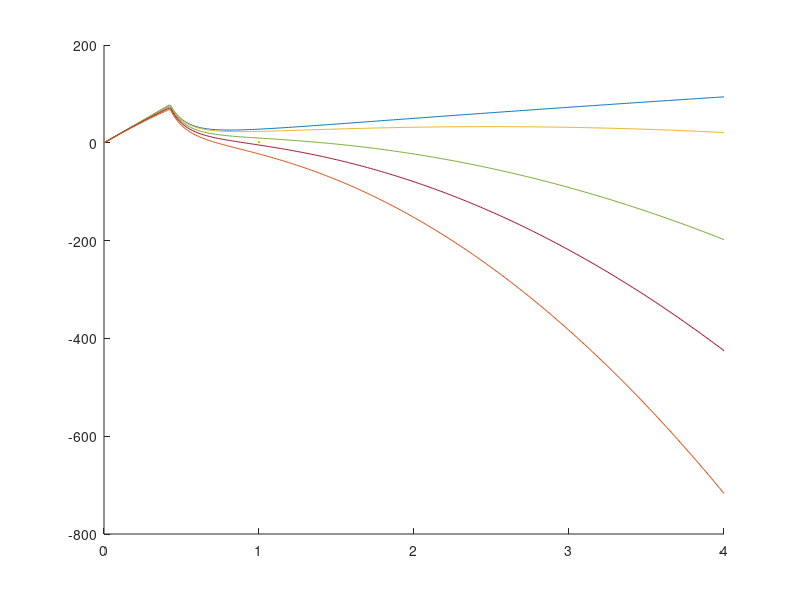

MATLAB code to generate this figure: (Note: this script raises an error after producing the figure.)
addpath(fullfile(fileparts(fileparts(mfilename('fullpath'))), 'utils'));  % repo helpers (figures_code/utils), so the script also runs without setup
clc;
clear all;
%% Fig 10: pore energy landscape W(r) at transmembrane potentials Vm = 0-1 V.
%  W(r) is the smaller of the hydrophobic and hydrophilic pore energies,
%  minus the electrical term pi*eps_w*Vm^2*r^2/(2h), in units of kb*T.
%  Parameter values are those of the model (dynamics__HH_with_EP_shunt.m).

%% Parameters
T = 310;               % Absolute temperature (37°C)
kb = 1.380649e-23;     % Boltzman Constant
h = 5e-9;              % Membrane thickness (m) (dm in the model)
r_star = 0.51e-9;      % Minimum radius of hydrophilic pores (m)
beta = 1.4e-19;        % Steric repulsion energy (J)
gamma = 1.8e-11;       % Edge energy (J/m)
sig_0 = 1e-3;          % Tension of the bilayer without pores (J/m^2)

%% Energy landscape
Vm=[0; 0.3;0.6;0.8;1];
r=[0:0.01:4]*1e-9;
E_hydrophobic=(pi*h*0.05.*r)/(kb*T);
E_hydrophilic=(beta*(r_star./r).^4 + 2*pi*gamma*r - pi*sig_0*r.^2)/(kb*T);
W=min(E_hydrophobic,E_hydrophilic);
figure;
hold on
for i=1:5
plot(r*1e9, W- pi*Vm(i)^2*(78*8.854*1e-12).*(r.^2)/(2*h*kb*T),LineWidth=2);
end
hold off
%legend('Hydrophobic', 'Hydrophilic', ' Energy of pores');
xlabel('$r\ (nm)$',Interpreter='latex');
ylabel('Energy of pores ($k_b T$)',Interpreter='latex');
legend('$0\ V$','$0.3\ V$','$0.6\ V$','$0.8\ V$','$1\ V$',Interpreter='latex')
set(gcf,'Position',[15 15 550 420])
set(gca,'Position',[0.17 0.17 0.80 0.77])
set(gca,'FontSize',17)
set(gca,'FontName','Times')
% % xlabel('$V_{stim}\ (mV)$','FontSize',22,'Interpreter','Latex')
% % ylabel('$Delay\ Time (ms)$','FontSize',25,'Interpreter','Latex')
set(gca,'LineWidth',1)
%set(gca,'TickLength',[0.02 0.02])
%set(gca,'XMinorTick','on','YMinorTick','on')
ylim([-300 300])
grid on

%% Save Fig 10
fig = gcf;
set(fig,'Units','Inches');
pos = get(fig,'Position');
set(fig,'PaperPositionMode','Auto','PaperUnits','Inches','PaperSize',[pos(3), pos(4)])
finish_figure(fig, fig_path('main/Fig10.pdf'))
